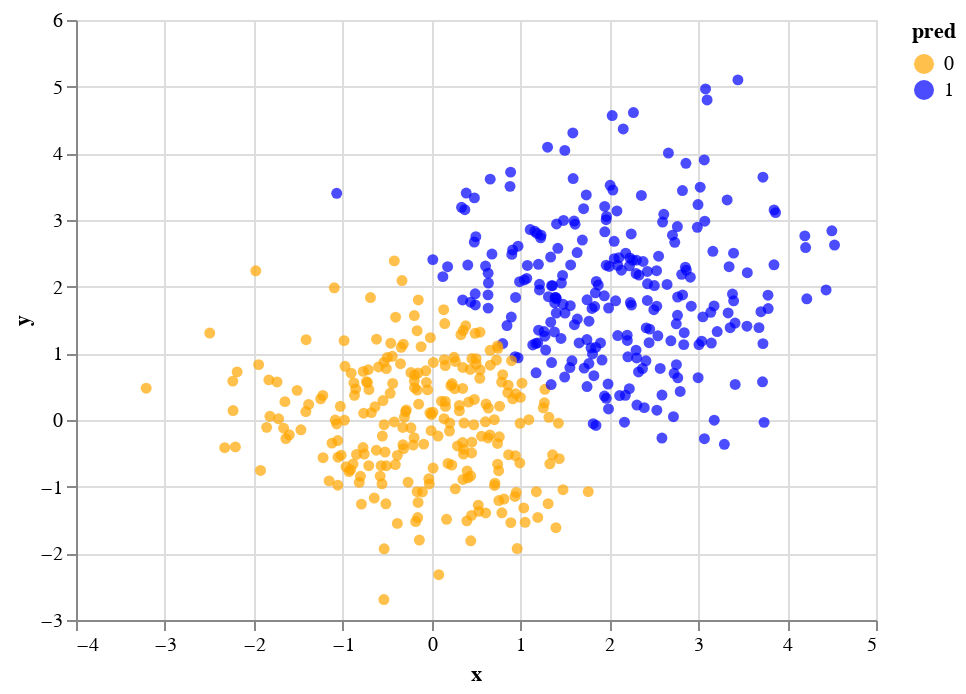

Source (notebook cell):
### Code cell
make_chart(clf2)

### Figure 1 — Vega-Lite specification as saved in the notebook (floating-point values rounded to 4 significant figures; data arrays with more than 128 entries replaced by an {"elided": "..."} marker saying what was removed)
{"config": {"view": {"continuousWidth": 400, "continuousHeight": 300}}, "data": {"name": "data-f4d662f7328dce4e812e2da316b21572"}, "mark": "circle", "encoding": {"color": {"field": "pred", "scale": {"range": ["Orange", "Blue"]}, "type": "nominal"}, "x": {"field": "x", "type": "quantitative"}, "y": {"field": "y", "type": "quantitative"}}, "$schema": "https://vega.github.io/schema/vega-lite/v4.17.0.json", "datasets": {"data-f4d662f7328dce4e812e2da316b21572": {"elided": "500 records"}}}
